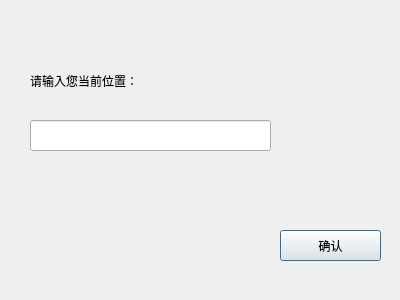
<?xml version="1.0" encoding="UTF-8"?>
<ui version="4.0">
 <class>ChooseSite</class>
 <widget class="QDialog" name="ChooseSite">
  <property name="geometry">
   <rect>
    <x>0</x>
    <y>0</y>
    <width>400</width>
    <height>300</height>
   </rect>
  </property>
  <property name="windowTitle">
   <string>Dialog</string>
  </property>
  <property name="styleSheet">
   <string notr="true">font: 18pt &quot;楷体&quot;;</string>
  </property>
  <widget class="QLabel" name="label">
   <property name="geometry">
    <rect>
     <x>30</x>
     <y>50</y>
     <width>271</width>
     <height>61</height>
    </rect>
   </property>
   <property name="text">
    <string>请输入您当前位置：</string>
   </property>
  </widget>
  <widget class="QLineEdit" name="lineEdit">
   <property name="geometry">
    <rect>
     <x>30</x>
     <y>120</y>
     <width>241</width>
     <height>31</height>
    </rect>
   </property>
  </widget>
  <widget class="QPushButton" name="confirmBtn">
   <property name="geometry">
    <rect>
     <x>280</x>
     <y>230</y>
     <width>101</width>
     <height>31</height>
    </rect>
   </property>
   <property name="text">
    <string>确认</string>
   </property>
  </widget>
 </widget>
 <resources/>
 <connections/>
</ui>
